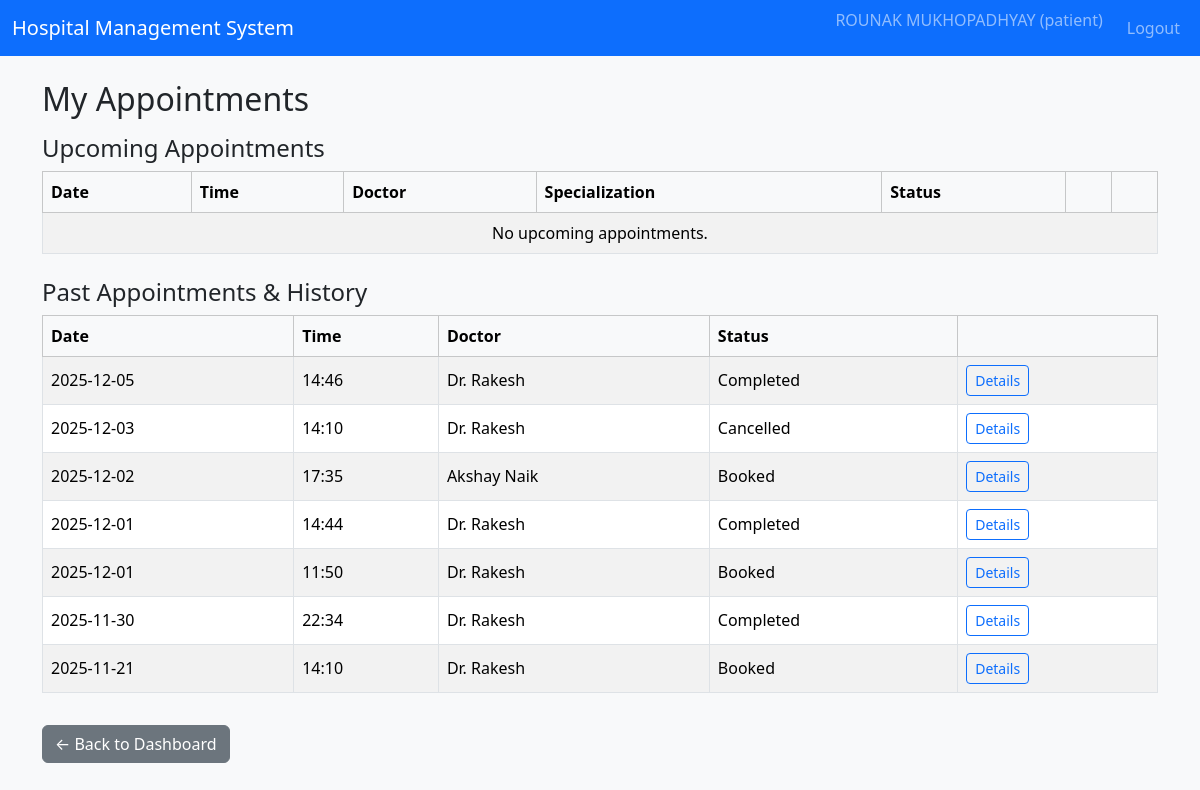
The app's page /patient/appointments (signed in), older data.
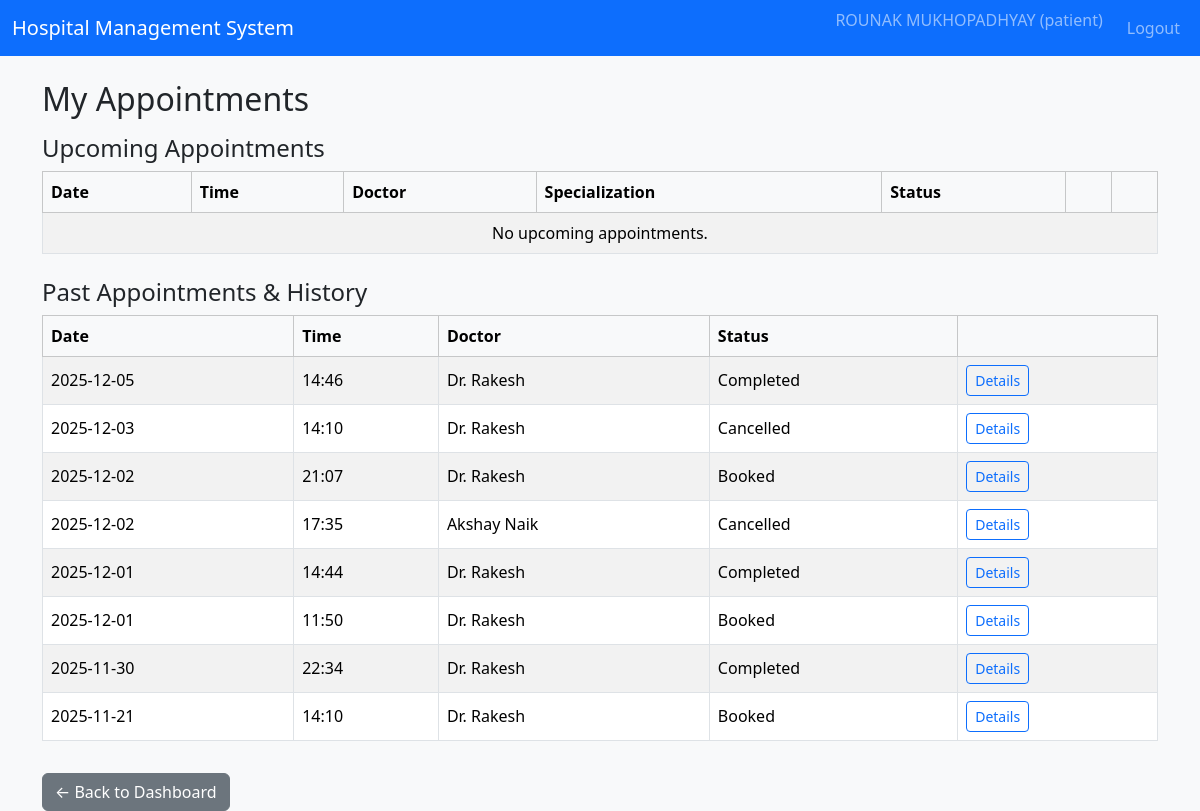
The same page, newer data.
### tables this page shows
CREATE TABLE appointments (
            id INTEGER PRIMARY KEY AUTOINCREMENT,
            patient_id INTEGER NOT NULL,
            doctor_id INTEGER NOT NULL,
            date TEXT NOT NULL, -- YYYY-MM-DD
            time TEXT NOT NULL, -- HH:MM
            status TEXT NOT NULL CHECK(status IN ('Booked', 'Completed', 'Cancelled')),
            created_at TEXT NOT NULL,
            updated_at TEXT NOT NULL,
            FOREIGN KEY(patient_id) REFERENCES patients(id),
            FOREIGN KEY(doctor_id) REFERENCES doctors(id),
            UNIQUE(doctor_id, date, time) -- prevent double booking
        );

CREATE TABLE users (
            id INTEGER PRIMARY KEY AUTOINCREMENT,
            username TEXT UNIQUE NOT NULL,
            password_hash TEXT NOT NULL,
            full_name TEXT NOT NULL,
            email TEXT,
            phone TEXT,
            role TEXT NOT NULL CHECK(role IN ('admin', 'doctor', 'patient')),
            is_active INTEGER NOT NULL DEFAULT 1,
            created_at TEXT NOT NULL
        );

### controllers/routes.py (the view)
@main_bp.route("/patient/appointments")
@login_required
@role_required("patient")
def patient_appointments():
    patient_id = get_current_patient_id()
    if not patient_id:
        flash("Patient profile not found.", "danger")
        return redirect(url_for("main.patient_dashboard"))
    conn = get_db_connection()
    cur = conn.cursor()
    cur.execute(
        """
        SELECT a.*, u.full_name AS doctor_name, dept.name AS dept_name
        FROM appointments a
        JOIN doctors d ON a.doctor_id = d.id
        JOIN users u ON d.user_id = u.id
        LEFT JOIN departments dept ON d.department_id = dept.id
        WHERE a.patient_id = ?
        ORDER BY a.date DESC, a.time DESC;
        """,
        (patient_id,),
    )
    rows = cur.fetchall()
    conn.close()
    today_str = date_cls.today().isoformat()
    upcoming = []
    past = []
    for r in rows:
        if r["date"] >= today_str and r["status"] == "Booked":
            upcoming.append(r)
        else:
            past.append(r)
    return render_template("patient_appointments.html", upcoming=upcoming, past=past)

### controllers/routes.py (called while the page is built)
def login_required(view_func):
    @wraps(view_func)
    def wrapped(*args, **kwargs):
        if "user_id" not in session:
            flash("Please log in to continue.", "warning")
            return redirect(url_for("main.login"))
        return view_func(*args, **kwargs)
    return wrapped

def role_required(role):
    def decorator(view_func):
        @wraps(view_func)
        def wrapped(*args, **kwargs):
            if "user_id" not in session or session.get("role") != role:
                flash("Unauthorized access.", "danger")
                return redirect(url_for("main.login"))
            return view_func(*args, **kwargs)
        return wrapped
    return decorator

def get_current_patient_id():
    if "user_id" not in session:
        return None
    conn = get_db_connection()
    cur = conn.cursor()
    cur.execute(
        "SELECT p.id FROM patients p JOIN users u ON p.user_id = u.id WHERE u.id = ?;",
        (session["user_id"],),
    )
    row = cur.fetchone()
    conn.close()
    return row["id"] if row else None

### models/models.py (called while the page is built)
def get_db_connection():
    conn = sqlite3.connect(DB_PATH)
    conn.row_factory = sqlite3.Row
    return conn

### templates/patient_appointments.html (shortened to what this page needs)
{% extends "base.html" %}
{% block content %}
<h2>My Appointments</h2>
<h4 class="mt-3">Upcoming Appointments</h4>
<table class="table table-striped table-bordered align-middle">
    <thead class="table-light">
        <tr>
            <th>Date</th>
            <th>Time</th>
            <th>Doctor</th>
            <th>Specialization</th>
            <th>Status</th>
            <th></th>
            <th></th>
        </tr>
    </thead>
    <tbody>
    {% if upcoming %}
        {% for a in upcoming %}
        <tr>
            <td>{{ a['date'] }}</td>
            <td>{{ a['time'] }}</td>
            <td>{{ a['doctor_name'] }}</td>
            <td>{{ a['dept_name'] or 'N/A' }}</td>
            <td>{{ a['status'] }}</td>
            <td>
                {% if a['status'] == 'Booked' %}
                <a
                    href="{{ url_for('main.patient_cancel_appointment', appointment_id=a['id']) }}"
                    class="btn btn-sm btn-danger"
                >
                    Cancel
                </a>
                {% endif %}
            </td>
            <td>
                <a
                    href="{{ url_for('main.patient_appointment_details', appointment_id=a['id']) }}"
                    class="btn btn-sm btn-outline-primary"
                >
                    Details
                </a>
            </td>
        </tr>
        {% endfor %}
    {% else %}
        <tr>
            <td colspan="7" class="text-center">No upcoming appointments.</td>
        </tr>
    {% endif %}
    </tbody>
</table>
<h4 class="mt-4">Past Appointments & History</h4>
<table class="table table-striped table-bordered align-middle">
    <thead class="table-light">
        <tr>
            <th>Date</th>
            <th>Time</th>
            <th>Doctor</th>
            <th>Status</th>
            <th></th>
        </tr>
    </thead>
    <tbody>
    {% if past %}
        {% for a in past %}
        <tr>
            <td>{{ a['date'] }}</td>
            <td>{{ a['time'] }}</td>
            <td>{{ a['doctor_name'] }}</td>
            <td>{{ a['status'] }}</td>
            <td>
                <a
                    href="{{ url_for('main.patient_appointment_details', appointment_id=a['id']) }}"
                    class="btn btn-sm btn-outline-primary"
                >
                    Details
                </a>
            </td>
        </tr>
        {% endfor %}
    {% else %}
        <tr>
            <td colspan="5" class="text-center">No past appointments yet.</td>
        </tr>
    {% endif %}
    </tbody>
</table>
<a href="{{ url_for('main.patient_dashboard') }}" class="btn btn-secondary mt-3">
    ← Back to Dashboard
</a>
{% endblock %}

Row changes from the older to the newer data that the page shows:
added appointments: date "2025-12-02", time "21:07", doctor_name "Dr. Rakesh", status "Booked"
changed appointments "Akshay Naik": status "Booked" → "Cancelled"
